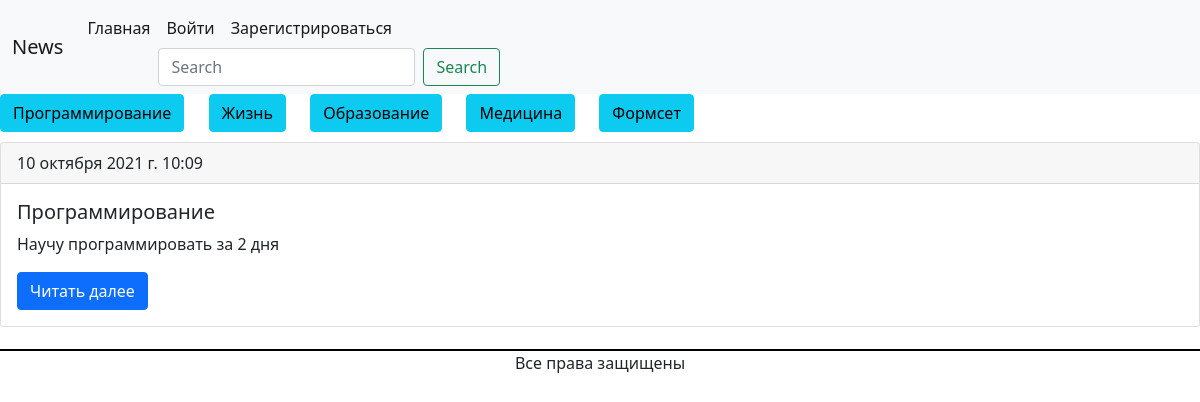
Page /news/rubric_post/1 on the committed database.
### news/models.py (models this page shows, shortened)
class Rubric(models.Model):
    name = models.CharField(max_length=20, db_index=True, unique=True, verbose_name='Название')
    class Meta:
        verbose_name = 'Рубрика'
        verbose_name_plural = 'Рубрики'

class Post(models.Model):
    title = models.CharField(max_length=255, verbose_name='Заголовок')
    text = models.TextField(verbose_name='Текст')
    rubric = models.ForeignKey(Rubric, on_delete=models.PROTECT, verbose_name='Рубрика', related_name='posts')
    created_at = models.DateTimeField(auto_now_add=True, verbose_name='Дата создания')
    user = models.ForeignKey('AdvUser', on_delete=models.SET_NULL, verbose_name='Пользователь', null=True, blank=True)
    class Meta:
        verbose_name = 'Пост'
        verbose_name_plural = 'Посты'
        ordering = ['-created_at']

### news/views.py (the view)
# urls.py: path('rubric_post/<int:rubric_id>', RubricView.as_view(), name='rubric_post'),  # получилось
class RubricView(ListView):
    model = Post
    template_name = 'news/rubric_posts.html'
    context_object_name = 'posts'
    def get_queryset(self):
        return Post.objects.filter(rubric__id=self.kwargs['rubric_id'])

### news/templatetags/custom_tags.py (called while the page is built)
@register.simple_tag()
def rubric_all():
    return Rubric.objects.all()

### templates/news/rubric_posts.html
{% extends 'news/base.html' %}
{% block content %}
{% for post in posts %}
<div class="card">
  <div class="card-header">
    {{post.created_at}}
  </div>
  <div class="card-body">
    <h5 class="card-title">{{post.title}}</h5>
    <p class="card-text">{{post.text}}</p>
    <a href="{% url 'post_full' post.id%}" class="btn btn-primary">Читать далее</a>
  </div>
</div><br>
{% endfor %}
{% endblock %}

### templates/news/base.html (shortened to what this page needs)
{% load static %}
{% load custom_tags %}
<!doctype html>
<html lang="en">
<head>
    <link rel="stylesheet" type="text/css" href="{%static 'news/style.css'%}">
    <link href="https://cdn.jsdelivr.net/npm/bootstrap@5.1.3/dist/css/bootstrap.min.css" rel="stylesheet">
</head>
<body>
<nav class="navbar navbar-expand-lg navbar-light bg-light">
  <div class="container-fluid">
    <a class="navbar-brand" href="#">News</a>
    <div class="collapse navbar-collapse" id="navbarSupportedContent">
      <ul class="navbar-nav me-auto mb-2 mb-lg-0">
        <li class="nav-item">
          <a class="nav-link active" aria-current="page" href="{% url 'home' %}">Главная</a>
        </li>
        <li class="nav-item dropdown">
          {%if user.is_authenticated%}
          <a class="nav-link dropdown-toggle" href="#" id="navbarDropdown" role="button" data-bs-toggle="dropdown" aria-expanded="false">
            Профиль
          </a>
              <ul class="dropdown-menu" aria-labelledby="navbarDropdown">
                <li><a class="dropdown-item" href="{% url 'profile' %}">Мои посты</a></li>
                <li><a class="dropdown-item" href="{% url 'change_password' %}">Изменить пароль</a></li>
                <li><a class="dropdown-item" href="{% url 'create_post' %}">Создать пост</a></li>
                <li><hr class="dropdown-divider"></li>
                <li><a class="dropdown-item" href="{%url 'logout'%}">Выйти</a></li>
              </ul>
            </li>
          </ul>
        {%if request.user.username == 'admin'%}
        <a class="dropdown-item" href="{%url 'ass'%}">Формсеты через функцию</a>
        <a class="dropdown-item" href="{%url 'ass1'%}">Формсеты через класс</a>
        {%endif%}
      {%else%}
<ul class="navbar-nav me-auto mb-2 mb-lg-0">
        <li class="nav-item">
          <a class="nav-link active" aria-current="page" href="{% url 'login' %}">Войти</a>
        </li>
  <li class="nav-item">
          <a class="nav-link active" aria-current="page" href="{% url 'register' %}">Зарегистрироваться</a>
        </li>
  </ul>
      {%endif%}
      <form class="d-flex" method="get" action="{% url 'search' %}" >
        <input class="form-control me-2" type="search" placeholder="Search" aria-label="Search" name="q">
        <button class="btn btn-outline-success" type="submit">Search</button>
      </form>
    </div>
  </div>
</nav>
<div class="rubric_class">
    {% rubric_all as rubrics %}
    {%for rubric in rubrics%}
<a href="{% url 'rubric_post' rubric.id%}" class="btn btn-info">{{rubric.name}}</a>
    {%endfor%}
</div>
{%block content%}
{%endblock%}
<footer class="footer_class">Все права защищены</footer>
</body>
</html>

### static/news/style.css (style rules this page uses)
.footer_class { text-align:center; outline: 2px solid #000; height: 100px; }
.rubric_class { word-spacing: 20px; border-bottom-width:10px; border-bottom-color: white; border-bottom-style: solid; }

### rows in the picture
Rubric: name "Программирование"
Rubric: name "Жизнь"
Rubric: name "Образование"
Rubric: name "Медицина"
Rubric: name "Формсет"
Post: created_at "10 октября 2021 г. 10:09", title "Программирование", text "Научу программировать за 2 дня"
